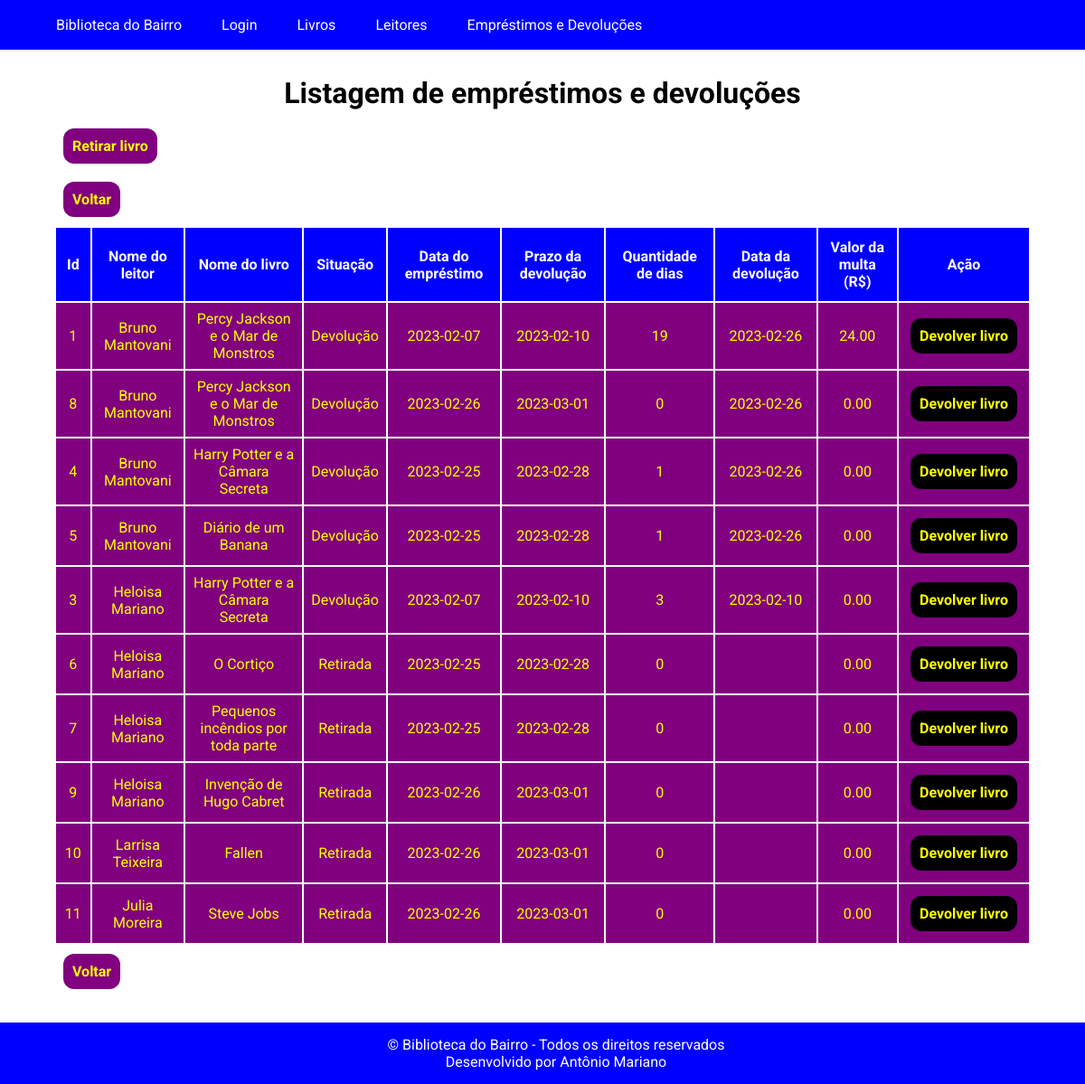
Screenshot of /AntonioMarianoBibliotecaBairro/AntonioMarianoSistemaBiblioteca/emprestimoDevolucaoListagem.php with the database file from the repository.
### tables this page shows
CREATE TABLE IF NOT EXISTS `emprestimo_devolucao_livro` (
  `ID` int NOT NULL AUTO_INCREMENT,
  `FK_LEITOR_ID` int DEFAULT NULL,
  `FK_LIVRO_ID` int DEFAULT NULL,
  `acao` varchar(10) NOT NULL,
  `quantidade_dias` int DEFAULT NULL,
  `valor_multa` decimal(15,2) DEFAULT NULL,
  `data_emprestimo` date DEFAULT NULL,
  `prazo_devolucao` date DEFAULT NULL,
  `data_devolucao` date DEFAULT NULL,
  PRIMARY KEY (`ID`),
  KEY `FK_EMPRESTIMO_DEVOLUCAO_LIVRO_2` (`FK_LEITOR_ID`),
  KEY `FK_EMPRESTIMO_DEVOLUCAO_LIVRO_3` (`FK_LIVRO_ID`)
);

CREATE TABLE IF NOT EXISTS `leitor` (
  `ID` int NOT NULL AUTO_INCREMENT,
  `nome_completo` varchar(100) NOT NULL,
  `CPF` varchar(14) NOT NULL,
  `telefone` varchar(13) NOT NULL,
  `foto` varchar(100) DEFAULT NULL,
  `quantidade_livros` int DEFAULT NULL,
  `total_multas` decimal(15,2) DEFAULT NULL,
  `FK_BAIRRO_ID` int DEFAULT NULL,
  PRIMARY KEY (`ID`),
  UNIQUE KEY `CPF` (`CPF`),
  KEY `FK_LEITOR_2` (`FK_BAIRRO_ID`)
);

CREATE TABLE IF NOT EXISTS `livro` (
  `ID` int NOT NULL AUTO_INCREMENT,
  `nome` varchar(100) NOT NULL,
  `estilo` varchar(45) NOT NULL,
  `disponivel` tinyint(1) NOT NULL,
  `FK_AUTOR_ID` int DEFAULT NULL,
  PRIMARY KEY (`ID`),
  KEY `FK_LIVRO_2` (`FK_AUTOR_ID`)
);

### AntonioMarianoBibliotecaBairro/AntonioMarianoSistemaBiblioteca/emprestimoDevolucaoListagem.php (the view, shortened to what this page needs)
<?php
    $conecta = mysqli_connect(
        'localhost',
        'root',
        '',
        'biblioteca'
    );
    mysqli_select_db($conecta, 'biblioteca');
    $querySelect = "SELECT edl.ID idEDL, edl.acao acaoEDL, edl.quantidade_dias quantidadeDiasEDL,
    edl.valor_multa valorMultaEDL, edl.data_emprestimo dataEmprestimoEDL,
    edl.prazo_devolucao prazoDevolucaoEDL, edl.data_devolucao dataDevolucaoEDL,
    le.ID idLeitor, le.nome_completo nomeCompletoLeitor,
    li.ID idLivro, li.nome nomeLivro
    FROM livro li, leitor le, emprestimo_devolucao_livro edl
    WHERE edl.FK_LEITOR_ID = le.ID AND edl.FK_LIVRO_ID = li.ID; ";
    $resultadoObtido = mysqli_query($conecta, $querySelect);
?>
<!DOCTYPE html>
<html lang="pt-br">
    <head>
        <link rel="stylesheet" href="css/style.css">
    </head>
    <body>
        <header>
            <nav>
                <ul>
                    <li><a onclick="index()">Biblioteca do Bairro</a></li>
                    <li><a onclick="login()">Login</a></li>
                    <li><a onclick="livroListagem()">Livros</a></li>
                    <li><a onclick="leitorListagem()">Leitores</a></li>
                    <li><a onclick="emprestimoDevolucaoListagem()">Empréstimos e Devoluções</a></li>
                </ul>
            </nav>
        </header>
        <main>
            <section>
                <br>
                <h1 class="centralizar">Listagem de empréstimos e devoluções</h1>
                <button class="botao bordaBotao margemBotao" onclick="emprestimoCadastro()">
                    <a>Retirar livro</a>
                </button>
                <br>
                <button class="botao bordaBotao margemBotao" onclick="loginSucesso()">
                    <a>Voltar</a>
                </button>
                <br>
                <table class="estilosTabela">
                    <tr>
                        <th>Id</th>
                        <th>Nome do leitor</th>
                        <th>Nome do livro</th>
                        <th>Situação</th>
                        <th>Data do empréstimo</th>
                        <th>Prazo da devolução</th>
                        <th>Quantidade de dias</th>
                        <th>Data da devolução</th>
                        <th>Valor da multa (R$)</th>
                        <th>Ação</th>
                    </tr>
                    <?php
                        while($arrayEmprestimoDevolucao = mysqli_fetch_array ($resultadoObtido) ){
                            echo "<tr class='corLinhaTabela'>
                                <td class='alinhamentoColunaTabela'>$arrayEmprestimoDevolucao[0]</td>
                                <td class='alinhamentoColunaTabela'>$arrayEmprestimoDevolucao[8]</td>
                                <td class='alinhamentoColunaTabela'>$arrayEmprestimoDevolucao[10]</td>
                                <td class='alinhamentoColunaTabela'>$arrayEmprestimoDevolucao[1]</td>
                                <td class='alinhamentoColunaTabela'>$arrayEmprestimoDevolucao[4]</td>
                                <td class='alinhamentoColunaTabela'>$arrayEmprestimoDevolucao[5]</td>
                                <td class='alinhamentoColunaTabela'>$arrayEmprestimoDevolucao[2]</td>
                                <td class='alinhamentoColunaTabela'>$arrayEmprestimoDevolucao[6]</td>
                                <td class='alinhamentoColunaTabela'>$arrayEmprestimoDevolucao[3]</td>
                                <form action='ControllersEntidadesDAO/ControllerEmprestimoDevolucaoDAO.php'
                                method='post'>
                                    <input type='hidden' name='operacao' value='devolucao'>
                                    <input type='hidden' name='idEmprestimoDevolucao'
                                    value='$arrayEmprestimoDevolucao[0]'>
                                    <td class='alinhamentoColunaTabela'>
                                        <div class='centralizarBotao'>
                                            <input class='botaoTabela bordaBotao corTextoBotaoTabela'
                                            type='submit' id='processaDevolucao'
                                            name='processaDevolucao' value='Devolver livro'>
                                        </div>
                                    </td>
                                </form>
                            </tr>";
                            }
                        ?>
                </table>
            </section>
            <button class="botao bordaBotao margemBotao" onclick="loginSucesso()">
                <a>Voltar</a>
            </button>
        </main>
        <br><br><br><br><br>
        <footer>
            <p>© Biblioteca do Bairro - Todos os direitos reservados</p>
            <p>Desenvolvido por Antônio Mariano</p>
        </footer>
    </body>
</html>

### AntonioMarianoBibliotecaBairro/AntonioMarianoSistemaBiblioteca/css/style.css (style rules this page uses)
* { font-family: 'Roboto', sans-serif; margin: 0; }
h1 { font-size: 200%; }
.centralizar { text-align: center; padding: 10px; }
footer { text-align: center; position: fixed; background-color: blue; left: 0; color: white; bottom: 0; padding: 15px; width: 100%; }
li { float: left; }
li a { color: white; display: block; text-decoration: none; text-align: center; padding: 18px 22px; }
ul { background-color: blue; list-style-type: none; overflow: hidden; }
.bordaBotao { border-radius: 12px; }
.centralizarBotao { text-align: center; padding: 5px; }
.botao { font-weight: bold; border: none; padding: 10px; text-align: center; background-color: purple; font-size: 16px; }
button a { text-decoration: none; color: yellow; }
a { text-decoration: none; }
.estilosTabela { margin: auto; width: 90%; }
.alinhamentoColunaTabela { text-align: center; padding: 8px; }
.corLinhaTabela { background-color: purple; color: yellow; }
th { color: white; background-color: blue; padding: 12px; text-align: center; }
.botaoTabela { font-weight: bold; border: none; padding: 10px; text-align: center; background-color: black; font-size: 16px; }
form { margin-left: 33%; }
.margemBotao { margin: 10px 70px; }

### AntonioMarianoBibliotecaBairro/AntonioMarianoSistemaBiblioteca/emprestimoDevolucaoListagem.php (style rules this page uses)
.corTextoBotaoTabela { color: yellow; }

### rows the page displays
emprestimo_devolucao_livro: ID "1", FK_LEITOR_ID.nome_completo "Bruno Mantovani", FK_LIVRO_ID.nome "Percy Jackson e o Mar de Monstros", acao "Devolução", data_emprestimo "2023-02-07", prazo_devolucao "2023-02-10", quantidade_dias "19", data_devolucao "2023-02-26", valor_multa "24.00"
emprestimo_devolucao_livro: ID "8", FK_LEITOR_ID.nome_completo "Bruno Mantovani", FK_LIVRO_ID.nome "Percy Jackson e o Mar de Monstros", acao "Devolução", data_emprestimo "2023-02-26", prazo_devolucao "2023-03-01", quantidade_dias "0", data_devolucao "2023-02-26", valor_multa "0.00"
emprestimo_devolucao_livro: ID "4", FK_LEITOR_ID.nome_completo "Bruno Mantovani", FK_LIVRO_ID.nome "Harry Potter e a Câmara Secreta", acao "Devolução", data_emprestimo "2023-02-25", prazo_devolucao "2023-02-28", quantidade_dias "1", data_devolucao "2023-02-26", valor_multa "0.00"
emprestimo_devolucao_livro: ID "5", FK_LEITOR_ID.nome_completo "Bruno Mantovani", FK_LIVRO_ID.nome "Diário de um Banana", acao "Devolução", data_emprestimo "2023-02-25", prazo_devolucao "2023-02-28", quantidade_dias "1", data_devolucao "2023-02-26", valor_multa "0.00"
emprestimo_devolucao_livro: ID "3", FK_LEITOR_ID.nome_completo "Heloisa Mariano", FK_LIVRO_ID.nome "Harry Potter e a Câmara Secreta", acao "Devolução", data_emprestimo "2023-02-07", prazo_devolucao "2023-02-10", quantidade_dias "3", data_devolucao "2023-02-10", valor_multa "0.00"
emprestimo_devolucao_livro: ID "6", FK_LEITOR_ID.nome_completo "Heloisa Mariano", FK_LIVRO_ID.nome "O Cortiço", acao "Retirada", data_emprestimo "2023-02-25", prazo_devolucao "2023-02-28", quantidade_dias "0", valor_multa "0.00"
emprestimo_devolucao_livro: ID "7", FK_LEITOR_ID.nome_completo "Heloisa Mariano", FK_LIVRO_ID.nome "Pequenos incêndios por toda parte", acao "Retirada", data_emprestimo "2023-02-25", prazo_devolucao "2023-02-28", quantidade_dias "0", valor_multa "0.00"
emprestimo_devolucao_livro: ID "9", FK_LEITOR_ID.nome_completo "Heloisa Mariano", FK_LIVRO_ID.nome "Invenção de Hugo Cabret", acao "Retirada", data_emprestimo "2023-02-26", prazo_devolucao "2023-03-01", quantidade_dias "0", valor_multa "0.00"
emprestimo_devolucao_livro: ID "10", FK_LEITOR_ID.nome_completo "Larrisa Teixeira", FK_LIVRO_ID.nome "Fallen", acao "Retirada", data_emprestimo "2023-02-26", prazo_devolucao "2023-03-01", quantidade_dias "0", valor_multa "0.00"
emprestimo_devolucao_livro: ID "11", FK_LEITOR_ID.nome_completo "Julia Moreira", FK_LIVRO_ID.nome "Steve Jobs", acao "Retirada", data_emprestimo "2023-02-26", prazo_devolucao "2023-03-01", quantidade_dias "0", valor_multa "0.00"
